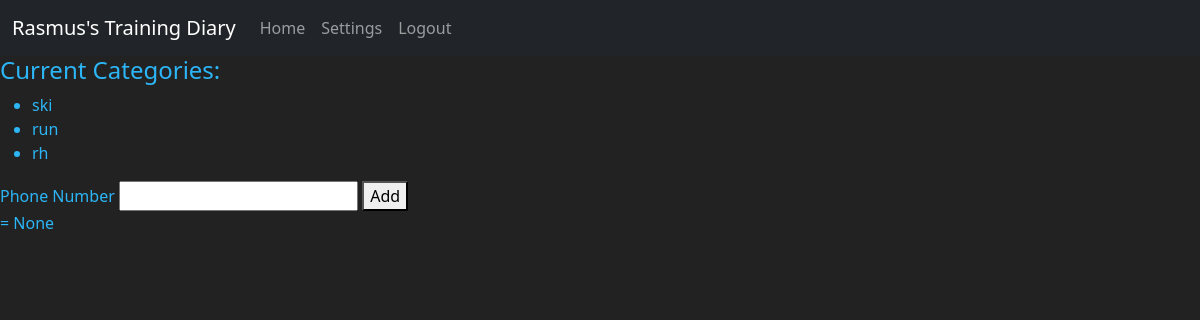
/settings/ (signed in), run on an earlier commit of the app's database.
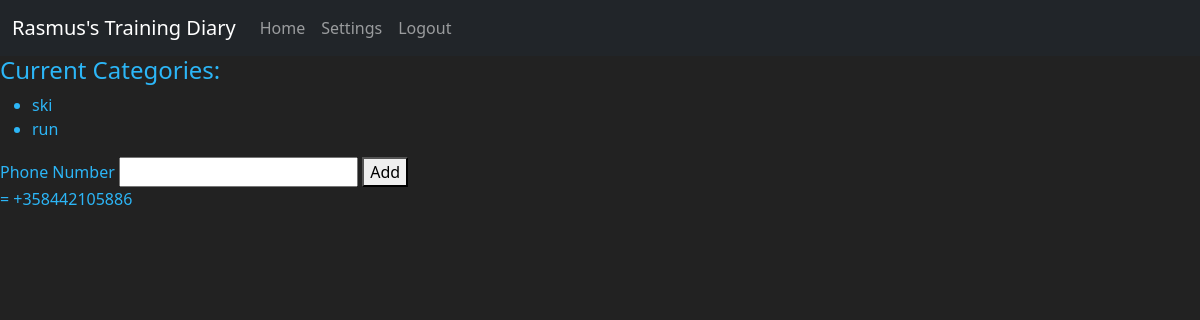
And on a later commit of the database.
### emailapp/models.py (models this page shows, shortened)
class Category(db.Model, UserMixin):
    id = db.Column(db.Integer, primary_key=True)
    name = db.Column(db.String(50), nullable=False)
    user_id = db.Column(db.Integer, db.ForeignKey('user.id'), nullable=False)
    trainingsections = db.relationship('TrainingSection', backref='category')

class User(db.Model, UserMixin):
    id = db.Column(db.Integer, primary_key=True)
    username = db.Column(db.String(100), nullable=False)
    email = db.Column(db.String(100), nullable=False, unique=True)
    password = db.Column(db.String(150))
    in_email_list = db.Column(db.Boolean, default=False)
    phone_number = db.Column(db.String(100))
    categories = db.relationship('Category', backref='user', lazy='select')
    trainings = db.relationship(
        'Training', backref='user', lazy='select')
    training_sections = db.relationship('TrainingSection', backref='user', lazy='select')
    years = db.relationship('Year', backref='user')
    months = db.relationship('Month', backref='user')

### emailapp/routes.py (the view, shortened to what this page needs)
@routes.route("/settings/", methods=['POST','GET'])
def settings():
    ecategories = current_user.categories
    phone_number = current_user.phone_number
    return render_template('settings.html', user=current_user, ecategories=ecategories, phone_number=phone_number)

### emailapp/templates/settings.html (shortened to what this page needs)
{% extends 'base.html' %}
{% block content %}
<h4>Current Categories:</h4>
<ul>
    {% for category in ecategories %}
        <li>{{ category.name }}</li>
    {% endfor %}
</ul>
<form action="/settings/" method='POST'>
    <label for="phonenumber">Phone Number</label>
    <input type="text" id="phonenumber" name="phonenumber">
    <button type="submit" name="submit" value="phonenumber">Add</button>
    <br>
    <p> = {{ phone_number }}</p>
</form>
{% endblock %}

### emailapp/templates/base.html (shortened to what this page needs)
<!DOCTYPE html>
<html lang="en">
<head>
    <link href="https://cdn.jsdelivr.net/npm/bootstrap@5.0.2/dist/css/bootstrap.min.css" rel="stylesheet">
    <link href="https://gitcdn.github.io/bootstrap-toggle/2.2.2/css/bootstrap-toggle.min.css" rel="stylesheet">
</head>
<body>
    <header>
        <nav class="navbar navbar-expand-lg navbar-dark bg-dark">
            <div class="container-fluid">
                <a href="#" class="navbar-brand">Rasmus's Training Diary</a>
                <div class="collapse navbar-collapse" id="navbarNavAltMarkup">
                    <ul class="navbar-nav">
                    <li class="nav-item"><a class="nav-link {{ active_tag }}" href="{{ url_for('routes.home') }}">Home</a></li>
                    {% if user.is_authenticated %}
                    <li class="nav-item"><a class="nav-link {{active_tag}}" href="{{ url_for('routes.settings') }}">Settings</a></li>
                    <li class="nav-item"><a class="nav-link {{active_tag}}" href="{{ url_for('auth.logout') }}">Logout</a></li>
                    {% else %}
                    <li class="nav-item"><a class="nav-link {{active_tag}}" href="/login">Login</a></li>
                    <li class="nav-item"><a class="nav-link {{active_tag}}" href="{{ url_for('auth.register') }}">Register</a></li>
                    {% endif %}
                    </ul>
                </div>
            </div>
        </nav>
    </header>
    {% block content %}{% endblock %}
</body>
</html>

### emailapp/templates/base.html (style rules this page uses)
body { background-color: #222222; color: #2cb6f7; }

What changed in the data, as far as the page shows it:
removed Category: name "rh"
now on this page (row edited): User: phone_number "+358442105886"
Also different on the page:
{{ phone_number }}: "None" → (not shown)
